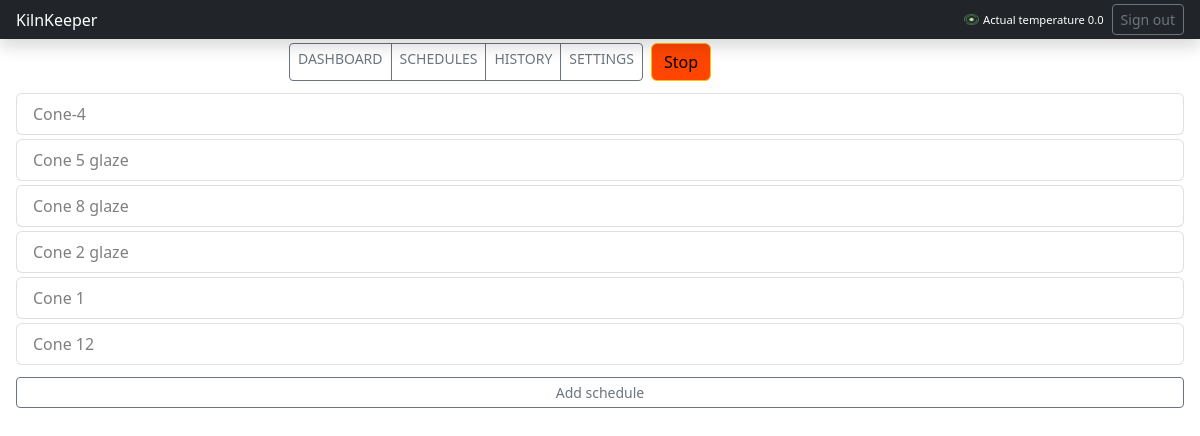
The app's page /kilnkeeperconsole/schedules/ with its own data.
### kilnkeeperconsole/models.py (models this page shows, shortened)
class ActualKilnStatus(models.Model):
    actualTemperature = models.FloatField()
    firing = models.BooleanField()
    schedule_id = models.IntegerField(default=None, blank=True, null=True)

class Schedule(models.Model):
    name = models.CharField(max_length=200)

### kilnkeeperconsole/views.py (the view)
# urls.py: path('schedules/', views.schedules, name='schedules'),
def schedules(request):
    act = ActualKilnStatus.objects.first()
    schedules = Schedule.objects.all()
    return render(request, 'kilnkeeperconsole/schedules.html', {'actual': act, 'schedules': schedules})

### kilnkeeperconsole/Templates/kilnkeeperconsole/schedules.html (shortened to what this page needs)
{% load static %}
<!doctype html>
<html lang="en">
<head>
    <link href="https://cdn.jsdelivr.net/npm/bootstrap@5.2.0/dist/css/bootstrap.min.css" rel="stylesheet"
>
    <link href="{% static 'css/schedules.css' %}" rel="stylesheet">
    <link href="{% static 'css/main.css' %}" rel="stylesheet">
</head>
<body>
{% include 'kilnkeeperconsole/header.html' with actual=actual %}
<div class="container-fluid">
    <div class="row">
        <main class="col-md-9 col-lg-10 px-md-4">
            {% include 'kilnkeeperconsole/menu.html' %}
        </main>
    </div>
</div>
<div class="ms-3 me-3">
    {% for schedule in schedules %}
        <ul class="list-group">
            <li class="list-group-item mb-1">
                <a class="text-black-50 text-decoration-none"
                   href="/schedule/{{ schedule.id }}/">{{ schedule.name }}</a></li>
        </ul>
    {% endfor %}
</div>
<a class='d-flex justify-content-center btn btn-sm btn-outline-secondary mt-2 ms-3 me-3 mb-3' href='{% url 'add_schedule' %}'
   id="add_schedule">Add schedule</a>
</body>
</html>

### kilnkeeperconsole/Templates/kilnkeeperconsole/header.html (shortened to what this page needs)
{% load static %}
<!doctype html>
<html lang="en">
<head>
    <link href="https://cdn.jsdelivr.net/npm/bootstrap@5.2.0/dist/css/bootstrap.min.css" rel="stylesheet"
>
    <link href="{% static 'css/main.css' %}" rel="stylesheet">
</head>
<body>
<header class="navbar navbar-dark  sticky-top bg-dark flex-md-nowrap p-0 shadow ">
    <a class="navbar-brand col-md-1 col-lg-2 me-0 px-3 fs-6" href="#">KilnKeeper</a>
    <div class="d-flex text-white pt-0 p-0 me-0 px-3 mt-1 mb-1">
        <div class="d-flex justify-content-center">
            <div class="mt-2 temperature">
                <img class="pb-1 me-1" height="15px" width="15px" src="{% static 'images/rec.png' %}">Actual
                temperature {{ actual.actualTemperature }}
            </div>
            <a class='btn btn-sm btn-outline-secondary mr-1 ms-2' href='{% url 'logout' %}' id="sign_out">Sign out</a>
        </div>
    </div>
</header>
</body>
</html>

### kilnkeeperconsole/static/css/main.css (style rules this page uses)
.temperature { font-size: 0.7rem; }

### records on screen
ActualKilnStatus: actualTemperature "0.0"
Schedule: name "Cone-4"
Schedule: name "Cone 5 glaze"
Schedule: name "Cone 8 glaze"
Schedule: name "Cone 2 glaze"
Schedule: name "Cone 1"
Schedule: name "Cone 12"
